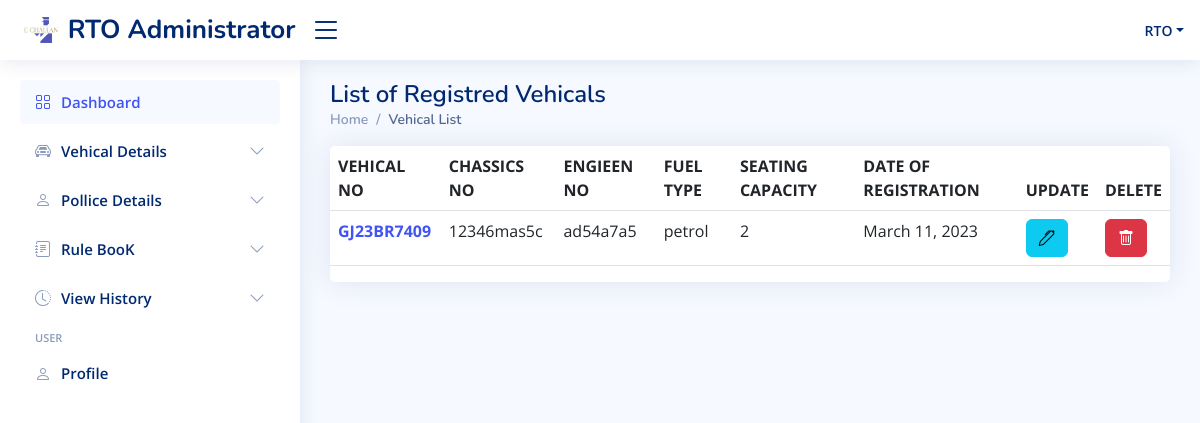
The page /rto-administrator/rtodashboard/view_vehicle_list/ (signed in) on the database as committed earlier.
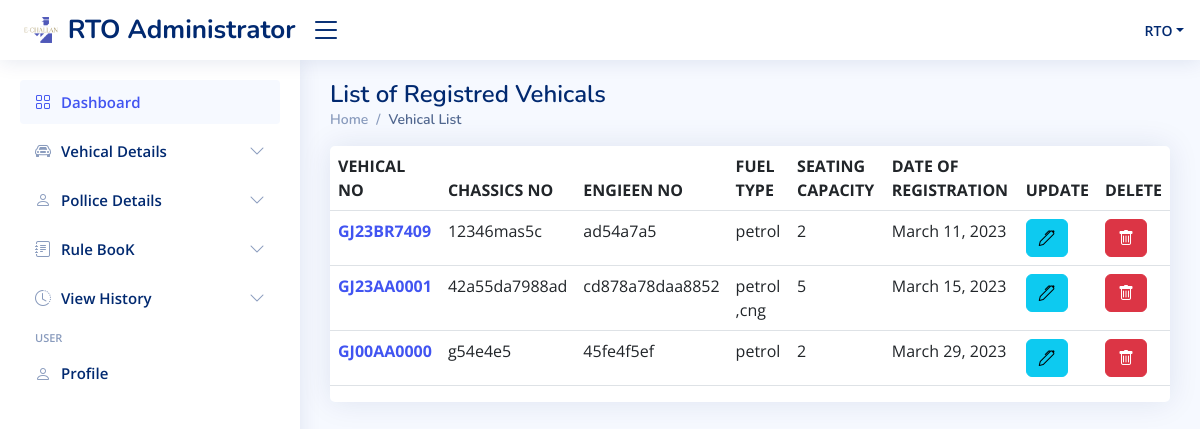
The same page on the database as committed later.
### rto/models.py (models this page shows, shortened)
class Vehicle(models.Model):
    vehicle_id=models.AutoField(primary_key = True)
    vehicle_no=models.CharField(max_length=50,default=None)
    vehicle_own_name = models.CharField(max_length=50,default=None)
    vehicle_own_contact=models.IntegerField(default=None)
    vehicle_own_add=models.CharField(max_length=100,default=None)
    vehicle_own_email=models.CharField(max_length=50, default=None)
    vehicle_company_name=models.CharField(max_length=50,default=None)
    vehicle_date_reg=models.DateField(default=None)
    vehicle_chassics_no=models.CharField(max_length=30,default=None)
    vehicle_eng_no=models.CharField(max_length=30,default=None)
    vehicle_own_srno=models.IntegerField(default=None)
    vehicle_fuel_use=models.CharField(max_length=30,default=None)
    vehicle_Seat_cap=models.IntegerField(default=None)
    vehicle_model_name=models.CharField(max_length=50,default=None)
    vehicle_created_date=models.DateField(auto_now_add=True)
    vehicle_last_login=models.CharField(max_length=30,default=None)

### rto/views.py (the view)
# urls.py: path('rtodashboard/view_vehicle_list/', views.allv,name="vehiclelist"),
def allv(request):
    if authcheck(request):
        allvehicle = list(Vehicle.objects.all().values())
        context = {
            'user': user(request),
            'p': allvehicle
            }
        return render(request, 'rto_vehicle_list.html',context)
    else:
        return log_rto(request)

### rto/views.py (called while the page is built)
def authcheck(request):
    if request.session.get('login') == False or request.session.get('username') == None:
        return False
    else:
        return True

def user(request):
    user_info = {
        'username': request.session.get('username')
    }
    return user_info

### rto/templates/rto_vehicle_list.html (shortened to what this page needs)
{% extends 'base.html' %}
{% block body1 %}
<main id="main" class="main">
  <div class="pagetitle">
    <h1>List of Registred Vehicals</h1>
    <nav>
      <ol class="breadcrumb">
        <li class="breadcrumb-item"><a href="../">Home</a></li>
        <li class="breadcrumb-item active">Vehical List</li>
      </ol>
    </nav>
  </div>
  <section class="section">
    <div class="row">
      <div class="col-lg-12">
        <div class="col-12">
          <div class="card  overflow-auto">
            <table class="table table-border datatable">
              <thead>
                <tr>
                  <th scope="col">VEHICAL NO </th>
                  <th scope="col">CHASSICS NO</th>
                  <th scope="col">ENGIEEN NO </th>
                  <th scope="col">FUEL TYPE </th>
                  <th scope="col">SEATING CAPACITY</th>
                  <th scope="col">DATE OF REGISTRATION</th>
                  <th scope="col">UPDATE </th>
                  <th scope="col">DELETE </th>
                </tr>
              </thead>
              <tbody>
                {% for i in p %}
                <tr>
                  <th scope="row"><a href="show_vid/{{ i.vehicle_id}}">{{i.vehicle_no}}</a></th>
                  <td>{{i.vehicle_chassics_no}}</td>
                  <td>{{i.vehicle_eng_no}}</td>
                  <td>{{i.vehicle_fuel_use}}</td>
                  <td>{{i.vehicle_Seat_cap}}</td>
                  <td>{{i.vehicle_created_date}}</td>
                  <td><a href="update_vid/{{ i.vehicle_id}}" class="btn btn-info"><i class="bi bi-pen"></i></a></td>
                  <td><button type="button" class="btn btn-danger" data-bs-toggle="modal" data-bs-target="#basicModal{{ i.vehicle_id}}">
                    <i class="bi bi-trash"></i>
                  </button></td>
                </tr>
                {% endfor %}
              </tbody>
            </table>
          </div>
        </div>
    </div>
    </div>
  </section>
</main>
{% endblock body1 %}

Rows that differ between the two databases and show on the page:
added Vehicle: vehicle_no "GJ23AA0001", vehicle_chassics_no "42a55da7988ad", vehicle_eng_no "cd878a78daa8852", vehicle_fuel_use "petrol ,cng", vehicle_Seat_cap "5", vehicle_created_date "March 15, 2023"
added Vehicle: vehicle_no "GJ00AA0000", vehicle_chassics_no "g54e4e5", vehicle_eng_no "45fe4f5ef", vehicle_fuel_use "petrol", vehicle_Seat_cap "2", vehicle_created_date "March 29, 2023"
